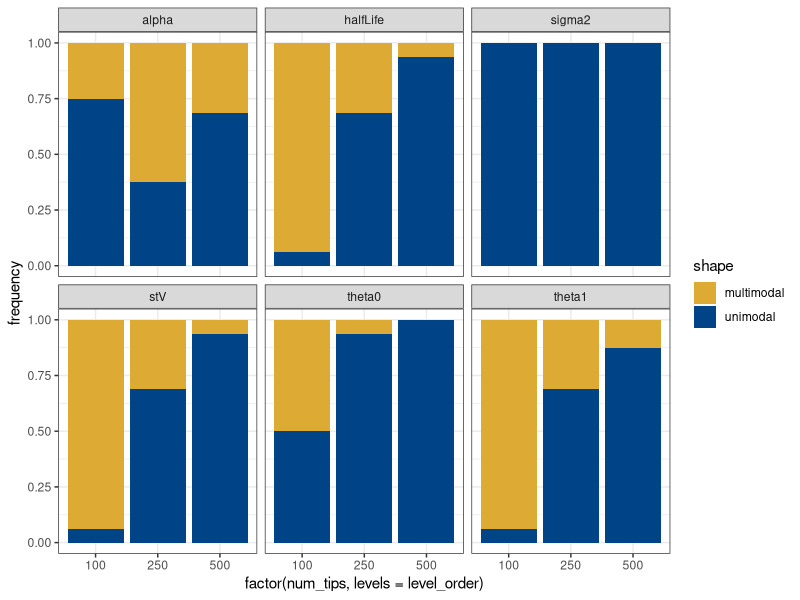

Here is the R script that generated this plot:
library(ggplot2)
library(tidyverse)
library(patchwork)


num_tips = c('100', '250', '500')
parameters = c("halfLife", "alpha", "stV", "sigma2", "theta0", "theta1")
shape = c("unimodal", "multimodal")
count = 0

grid = expand.grid(shape=shape, parameters=parameters, num_tips=num_tips, count = count,
                   stringsAsFactors=FALSE)
  

grid$count[1] = 1
grid$count[2] = 15
grid$count[3] = 12
grid$count[4] = 4
grid$count[5] = 1
grid$count[6] = 15
grid$count[7] = 16
grid$count[8] = 0
grid$count[9] = 8
grid$count[10] = 8
grid$count[11] = 1
grid$count[12] = 15

grid$count[13] = 11
grid$count[14] = 5
grid$count[15] = 6
grid$count[16] = 10
grid$count[17] = 11
grid$count[18] = 5
grid$count[19] = 16
grid$count[20] = 0
grid$count[21] = 15
grid$count[22] = 1
grid$count[23] = 11
grid$count[24] = 5

grid$count[25] = 15
grid$count[26] = 1
grid$count[27] = 11
grid$count[28] = 5
grid$count[29] = 15
grid$count[30] = 1
grid$count[31] = 16
grid$count[32] = 0
grid$count[33] = 16
grid$count[34] = 0
grid$count[35] = 14
grid$count[36] = 2

grid <- grid %>% mutate(count = count/16)
grid <- grid %>% rename(frequency = count)


shape_color <- c('#004488', '#DDAA33')
names(shape_color) <- unique(grid$shape)
level_order <- c('100', '250', '500') 





sim2_shape <- ggplot(grid, aes(x = factor(num_tips, levels = level_order),
                               y = frequency, fill = shape)) +
  geom_bar(position = position_stack(reverse = FALSE), stat='identity') +
  theme(legend.position = "right") +
  scale_fill_manual(name = "shape",values = shape_color) +
  facet_wrap(facets = vars(parameters)) +
  theme_bw()
ggsave("figures/sim2_shape.pdf", sim2_shape,
       width = 400, height = 300, units = "mm")

